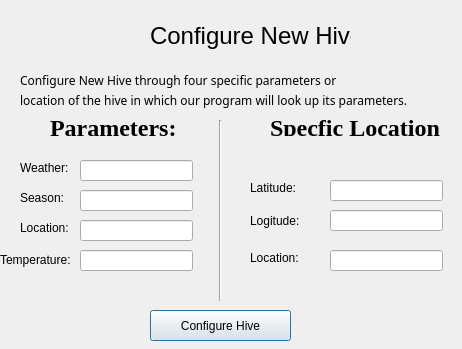
<?xml version="1.0" encoding="UTF-8"?>
<ui version="4.0">
 <class>ConfigHive</class>
 <widget class="QDialog" name="ConfigHive">
  <property name="geometry">
   <rect>
    <x>0</x>
    <y>0</y>
    <width>462</width>
    <height>349</height>
   </rect>
  </property>
  <property name="windowTitle">
   <string>Dialog</string>
  </property>
  <widget class="QLabel" name="label">
   <property name="geometry">
    <rect>
     <x>150</x>
     <y>10</y>
     <width>201</width>
     <height>51</height>
    </rect>
   </property>
   <property name="font">
    <font>
     <pointsize>18</pointsize>
    </font>
   </property>
   <property name="text">
    <string>Configure New Hive</string>
   </property>
  </widget>
  <widget class="QLabel" name="label_2">
   <property name="geometry">
    <rect>
     <x>20</x>
     <y>160</y>
     <width>59</width>
     <height>16</height>
    </rect>
   </property>
   <property name="text">
    <string>Weather:</string>
   </property>
  </widget>
  <widget class="QLabel" name="label_3">
   <property name="geometry">
    <rect>
     <x>20</x>
     <y>220</y>
     <width>59</width>
     <height>16</height>
    </rect>
   </property>
   <property name="text">
    <string>Location:</string>
   </property>
  </widget>
  <widget class="QLabel" name="label_4">
   <property name="geometry">
    <rect>
     <x>20</x>
     <y>190</y>
     <width>49</width>
     <height>16</height>
    </rect>
   </property>
   <property name="text">
    <string>Season:</string>
   </property>
  </widget>
  <widget class="QLineEdit" name="weather">
   <property name="geometry">
    <rect>
     <x>80</x>
     <y>160</y>
     <width>113</width>
     <height>21</height>
    </rect>
   </property>
  </widget>
  <widget class="QLineEdit" name="season">
   <property name="geometry">
    <rect>
     <x>80</x>
     <y>190</y>
     <width>113</width>
     <height>21</height>
    </rect>
   </property>
  </widget>
  <widget class="QLineEdit" name="location">
   <property name="geometry">
    <rect>
     <x>80</x>
     <y>220</y>
     <width>113</width>
     <height>21</height>
    </rect>
   </property>
  </widget>
  <widget class="QPushButton" name="ok_button">
   <property name="geometry">
    <rect>
     <x>150</x>
     <y>310</y>
     <width>141</width>
     <height>31</height>
    </rect>
   </property>
   <property name="text">
    <string>Configure Hive</string>
   </property>
  </widget>
  <widget class="QLabel" name="label_5">
   <property name="geometry">
    <rect>
     <x>0</x>
     <y>250</y>
     <width>91</width>
     <height>20</height>
    </rect>
   </property>
   <property name="text">
    <string>Temperature:</string>
   </property>
  </widget>
  <widget class="QLineEdit" name="temperature">
   <property name="geometry">
    <rect>
     <x>80</x>
     <y>250</y>
     <width>113</width>
     <height>21</height>
    </rect>
   </property>
  </widget>
  <widget class="QLabel" name="label_7">
   <property name="geometry">
    <rect>
     <x>250</x>
     <y>210</y>
     <width>71</width>
     <height>21</height>
    </rect>
   </property>
   <property name="text">
    <string>Logitude:</string>
   </property>
  </widget>
  <widget class="QLineEdit" name="longitude">
   <property name="geometry">
    <rect>
     <x>330</x>
     <y>210</y>
     <width>113</width>
     <height>21</height>
    </rect>
   </property>
   <property name="minimumSize">
    <size>
     <width>113</width>
     <height>0</height>
    </size>
   </property>
  </widget>
  <widget class="QLabel" name="label_6">
   <property name="geometry">
    <rect>
     <x>250</x>
     <y>180</y>
     <width>59</width>
     <height>16</height>
    </rect>
   </property>
   <property name="text">
    <string>Latitude:</string>
   </property>
  </widget>
  <widget class="QLineEdit" name="latitude">
   <property name="geometry">
    <rect>
     <x>330</x>
     <y>180</y>
     <width>113</width>
     <height>21</height>
    </rect>
   </property>
  </widget>
  <widget class="QLabel" name="label_8">
   <property name="geometry">
    <rect>
     <x>20</x>
     <y>60</y>
     <width>421</width>
     <height>41</height>
    </rect>
   </property>
   <property name="font">
    <font>
     <family>Chalkboard</family>
    </font>
   </property>
   <property name="text">
    <string>Configure New Hive through four specific parameters or </string>
   </property>
  </widget>
  <widget class="QLabel" name="label_9">
   <property name="geometry">
    <rect>
     <x>20</x>
     <y>90</y>
     <width>461</width>
     <height>21</height>
    </rect>
   </property>
   <property name="font">
    <font>
     <family>Chalkboard</family>
    </font>
   </property>
   <property name="text">
    <string>location of the hive in which our program will look up its parameters.</string>
   </property>
  </widget>
  <widget class="QLabel" name="label_10">
   <property name="geometry">
    <rect>
     <x>50</x>
     <y>120</y>
     <width>151</width>
     <height>16</height>
    </rect>
   </property>
   <property name="font">
    <font>
     <family>Times New Roman</family>
     <pointsize>18</pointsize>
     <weight>75</weight>
     <bold>true</bold>
    </font>
   </property>
   <property name="text">
    <string>Parameters:</string>
   </property>
  </widget>
  <widget class="QLabel" name="label_11">
   <property name="geometry">
    <rect>
     <x>270</x>
     <y>120</y>
     <width>171</width>
     <height>16</height>
    </rect>
   </property>
   <property name="font">
    <font>
     <family>Times New Roman</family>
     <pointsize>18</pointsize>
     <weight>75</weight>
     <bold>true</bold>
    </font>
   </property>
   <property name="text">
    <string>Specfic Location:</string>
   </property>
  </widget>
  <widget class="Line" name="line">
   <property name="geometry">
    <rect>
     <x>210</x>
     <y>120</y>
     <width>21</width>
     <height>181</height>
    </rect>
   </property>
   <property name="orientation">
    <enum>Qt::Vertical</enum>
   </property>
  </widget>
  <widget class="QLabel" name="label_12">
   <property name="geometry">
    <rect>
     <x>250</x>
     <y>250</y>
     <width>59</width>
     <height>16</height>
    </rect>
   </property>
   <property name="text">
    <string>Location:</string>
   </property>
  </widget>
  <widget class="QLineEdit" name="specific_location">
   <property name="geometry">
    <rect>
     <x>330</x>
     <y>250</y>
     <width>113</width>
     <height>21</height>
    </rect>
   </property>
  </widget>
 </widget>
 <resources/>
 <connections/>
</ui>
